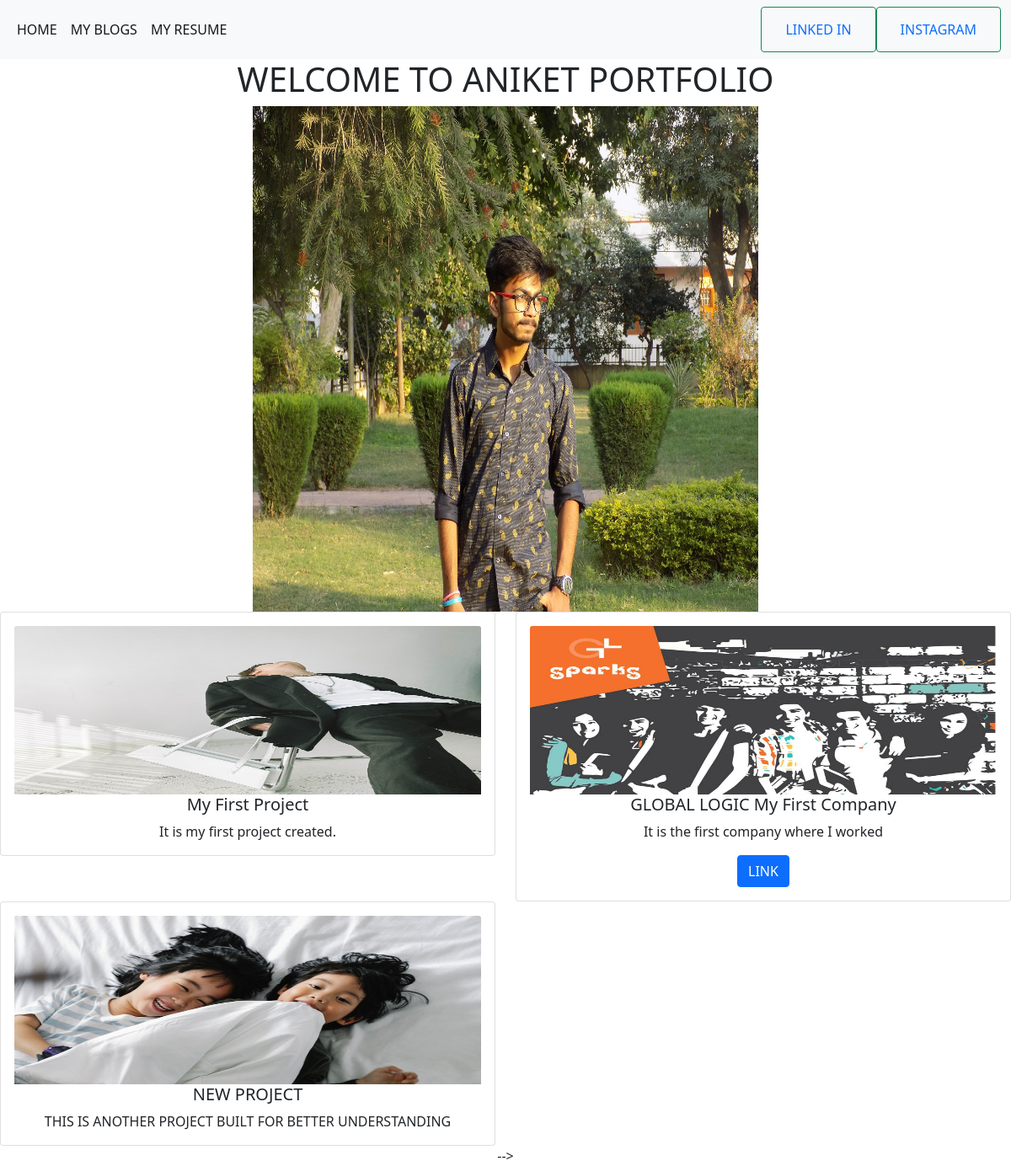
The page / on the database its author committed.
### portfolio/models.py (models this page shows, shortened)
class Project(models.Model):
    title=models.CharField(max_length=100)
    description=models.CharField(max_length=300)
    image=models.ImageField(upload_to='portfolio/images/')
    url=models.URLField(blank=True)

### portfolio/views.py (the view)
# urls.py: 2. Add a URL to urlpatterns:  path('', views.home, name='home')
def home(request):
    projects=Project.objects.all()
    return render(request,'portfolio/home.html',{'projects':projects})

### portfolio/templates/portfolio/home.html
      {% extends 'portfolio/base.html' %}
      {% block content %}
       {% load static %}
        <h1>WELCOME TO ANIKET PORTFOLIO</h1>
        <img src="{% static 'portfolio/Image.jpg' %}" alt="Not available" height="600" width="600">
        <div class="row">
         {% for project in projects %}
  <div class="col-sm-6">
    <div class="card">
      <div class="card-body">
         <img src="{{ project.image.url }}" class="card-img-top"  alt="NOT AVAILABLE" height="200" width="100">
        <h5 class="card-title">{{ project.title }}</h5>
        <p class="card-text">{{ project.description }}</p>
        {% if project.url %}
            <a href="{{ project.url }}" class="btn btn-primary">LINK</a>
        {% endif %}
      </div>
    </div>
  </div>
  {% endfor %}
</div>
    {% endblock %}

### portfolio/templates/portfolio/base.html (shortened to what this page needs)
<!doctype html>
{% load static %}
<html lang="en">
  <head>
    <link href="https://cdn.jsdelivr.net/npm/bootstrap@5.0.0-beta1/dist/css/bootstrap.min.css" rel="stylesheet">
   <link rel="stylesheet" href="{% static 'portfolio/main.css' %}">
  </head>
  <body>
   <nav class="navbar navbar-expand-lg navbar-light bg-light">
  <div class="container-fluid">
    <div class="collapse navbar-collapse" id="navbarSupportedContent">
      <ul class="navbar-nav me-auto mb-2 mb-lg-0">
        <li class="nav-item">
          <a class="nav-link active" aria-current="page" href="{% url 'Home' %}">HOME</a>
        </li>
        <li class="nav-item">
          <a class="nav-link active" aria-current="page" href="{% url 'blog:ALL_BLOGS' %}">MY BLOGS</a>
        </li>
         <li class="nav-item">
          <a class="nav-link active" aria-current="page"  href="{% static 'portfolio/Resume.pdf' %}">MY RESUME</a>
        </li>
      </ul>
      <form class="d-flex">
        <button class="btn btn-outline-success" type="submit">  <a class="nav-link active" aria-current="page" href=https://www.linkedin.com/in/aniket-gupta-0b6b38169/>LINKED IN  </a></button>
         <button class="btn btn-outline-success" type="submit"> <a class="nav-link active" aria-current="page" href=https://www.instagram.com/aniket.gupta.39566/>INSTAGRAM</a></button>
      </form>
    </div>
  </div>
</nav>
{% block content %}
{% endblock %}
    -->
  </body>
</html>

### portfolio/static/portfolio/main.css (style rules this page uses)
body { text-align: center; }

### rows shown on the page
Project: image (picture), title "My First Project", description "It is my first project created."
Project: image (picture), title "GLOBAL LOGIC My First Company", description "It is the first company where I worked"
Project: image (picture), title "NEW PROJECT", description "THIS IS ANOTHER PROJECT BUILT FOR BETTER UNDERSTANDING"
